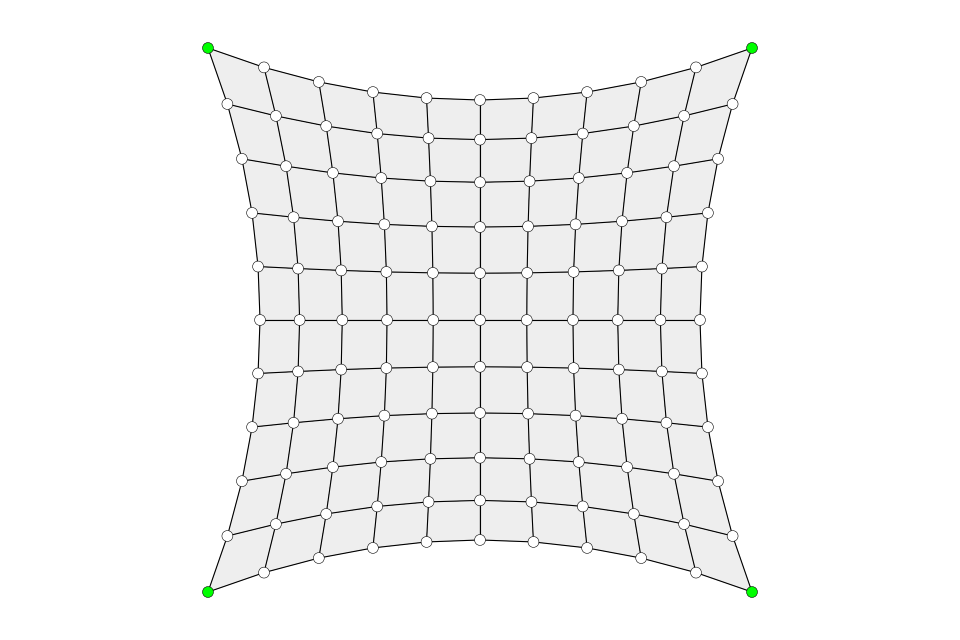

Generate this figure with Python:
"""
Preprocess the unsupported boundary openings of a FormDiagram.

"""
from __future__ import absolute_import
from __future__ import division
from __future__ import print_function

from compas_tna.diagrams import FormDiagram
from compas_tna.utilities import relax_boundary_openings


form = FormDiagram.from_obj('data/rhinomesh.obj')

corners = list(form.vertices_where({'vertex_degree': 2}))

form.set_vertices_attribute('is_fixed', True, keys=corners)
form.set_edges_attribute('q', 10.0, keys=form.edges_on_boundary())

relax_boundary_openings(form)

form.plot()
